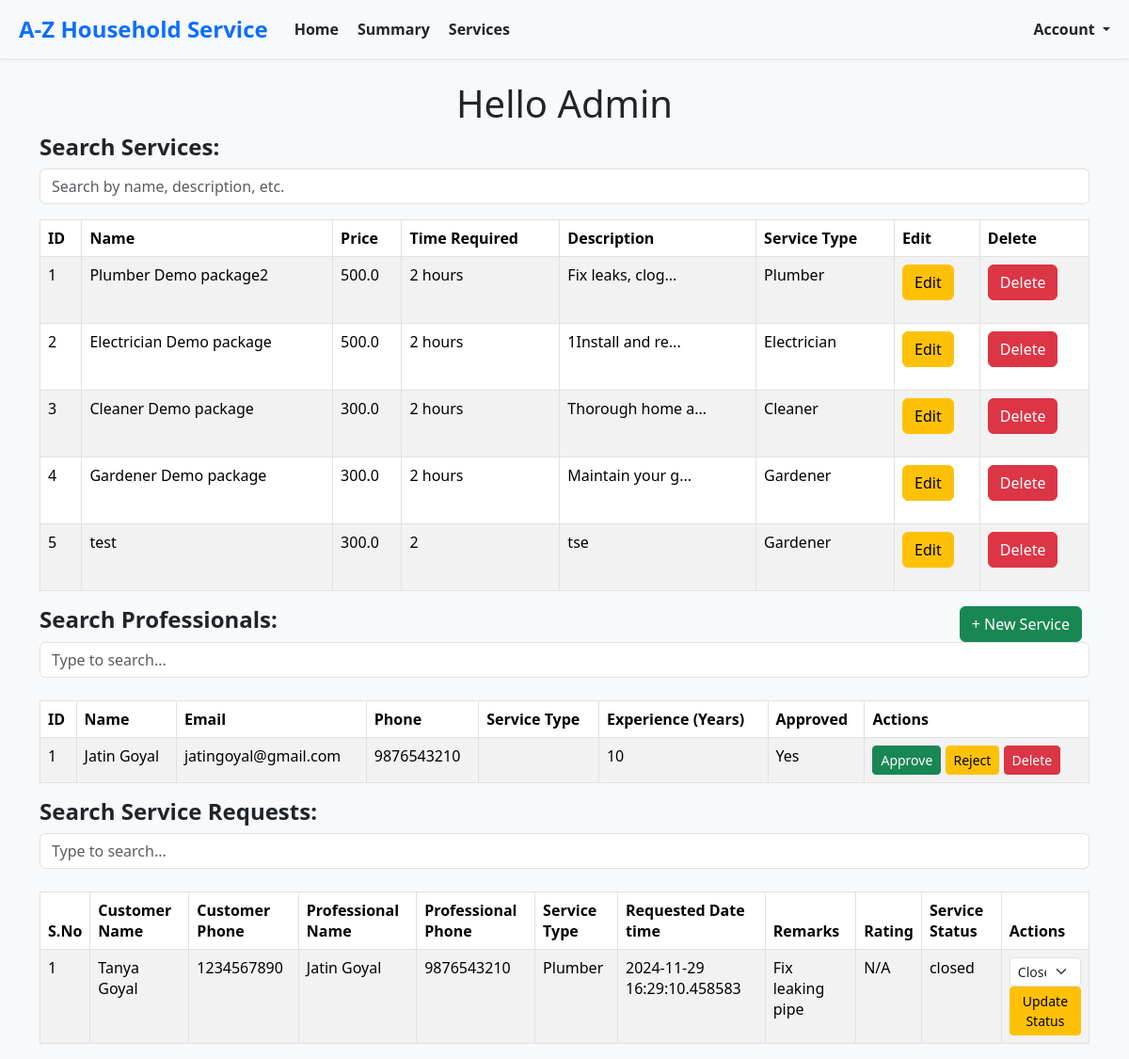
The app's page /admin/home (signed in), older data.
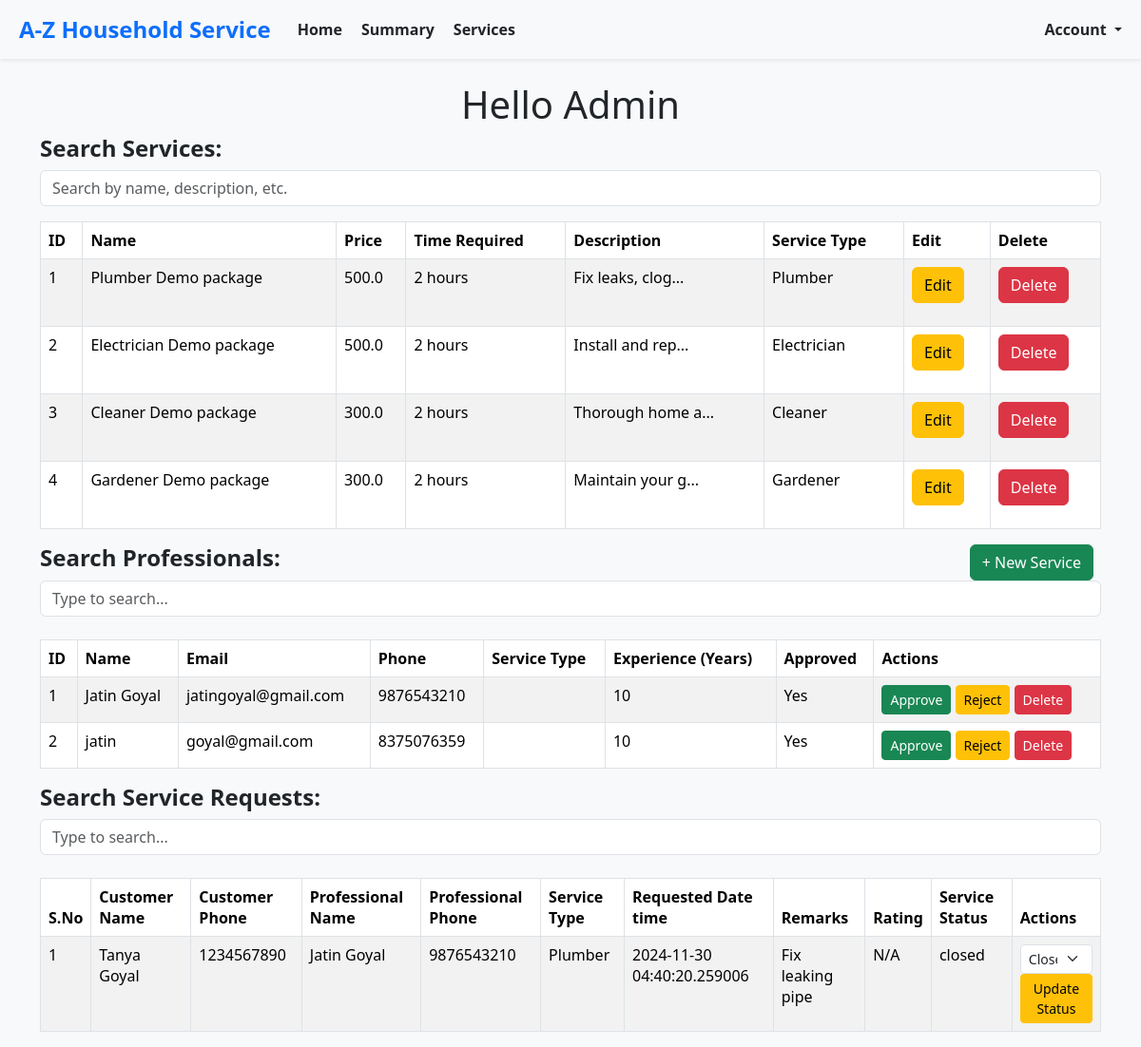
The same page, newer data.
### models.py (models this page shows, shortened)
class BaseModel(db.Model):
    __abstract__ = True  # This makes it an abstract class, not a table in the database
    id = db.Column(db.Integer, primary_key=True)
    created_at = db.Column(db.DateTime, default=datetime.utcnow, nullable=False)  # Ensure it's not nullable
    modified_at = db.Column(db.DateTime, default=datetime.utcnow, onupdate=datetime.utcnow, nullable=False)  # Ensure it's not nullable

class Service(BaseModel):
    __tablename__ = 'service'
    name = db.Column(db.String(150), nullable=False)
    base_price = db.Column(db.Float, nullable=True)  # Made nullable
    time_required = db.Column(db.String(50), nullable=True)  # Made nullable
    description = db.Column(db.Text, nullable=True)  # Made nullable
    professional_id = db.Column(db.Integer, db.ForeignKey('service_professional.id'), nullable=True)
    service_type_id= db.Column(db.Integer, nullable=True)  # Made nullable
    professional = db.relationship('ServiceProfessional', backref='services', lazy=True)

class ServiceProfessional(BaseModel):
    __tablename__ = 'service_professional'
    username = db.Column(db.String(150), unique=False, nullable=False)
    password_hash = db.Column(db.String(200), nullable=False)
    name = db.Column(db.String(150), nullable=False)  # Made nullable
    email = db.Column(db.String(150), unique=True, nullable=True)  # Made nullable
    phone = db.Column(db.String(20), unique=True, nullable=True)  # Made nullable
    experience = db.Column(db.Integer, nullable=True)  # Made nullable
    description = db.Column(db.Text, nullable=True)  # Made nullable
    approved = db.Column(db.Boolean, default=False, nullable=True)  # Made nullable
    service_type_id = db.Column(db.Integer, nullable=False)

class Customer(BaseModel):
    __tablename__ = 'customer'
    username = db.Column(db.String(150), unique=True, nullable=False)
    password_hash = db.Column(db.String(200), nullable=False)
    name = db.Column(db.String(150), nullable=True)  # Made nullable
    email = db.Column(db.String(150), unique=True, nullable=False)
    phone = db.Column(db.String(20), unique=True, nullable=False)
    address = db.Column(db.String(300), nullable=True)  # Made nullable
    pincode = db.Column(db.String(300), nullable=True)  # Made nullable

class ServiceRequest(BaseModel):
    __tablename__ = 'service_request'
    service_id = db.Column(db.Integer, db.ForeignKey('service.id'), nullable=True)  # Made nullable
    service_name = db.Column(db.String(50), nullable=False)  # Made nullable
    customer_id = db.Column(db.Integer, db.ForeignKey('customer.id'), nullable=False)
    professional_id = db.Column(db.Integer, db.ForeignKey('service_professional.id'), nullable=True)
    date_of_request = db.Column(db.DateTime, default=datetime.utcnow, nullable=True)  # Made nullable
    date_of_completion = db.Column(db.DateTime, nullable=True)  # Made nullable
    service_status = db.Column(db.String(50), default="requested", nullable=True)  # Made nullable
    service_type_id= db.Column(db.Integer, nullable=False)
    remarks = db.Column(db.Text, nullable=True)  # Made nullable
    rejected_by_professional_id= db.Column(db.Integer, nullable=True)  # Made nullable
    rating = db.Column(db.Text, nullable=True)  # Made nullable
    payment = db.relationship('Payment', backref='service_request', lazy=True)

### routes.py (the view)
@app.route('/admin/home')
@auth_required
def admin_home():
    professionals = ServiceProfessional.query.all()
    services = Service.query.all()
    service_requests = ServiceRequest.query.all()
    enriched_service_requests = enrich_service_requests(service_requests, None, create_id_mappings())
    services_new= enrich_services(services)
    return render_template(
        'admin/home.html',
        professionals=professionals,
        services=services_new,
        service_requests=enriched_service_requests,
        service_types=ServiceType.list_all(),
    )

### enums.py (called while the page is built)
    @classmethod
    def get_by_id(cls, id):
        for service_type in cls:
            if service_type.id == id:
                return service_type
        return None

    @classmethod
    def list_all(cls):
        return list(cls)

### routes.py (called while the page is built)
def auth_required(func):
    @wraps(func)
    def decorated_function(*args, **kwargs):
        if 'userId' in session:
            return func(*args, **kwargs)
        else:
            flash("Please log in first.", "warning")
            return redirect(url_for('login_post'))
    return decorated_function

def create_id_mappings():
    service_type_mapping = {st.id: st for st in ServiceType}
    customer_mapping = {c.id: c for c in Customer.query.all()}
    professional_mapping = {p.id: p for p in ServiceProfessional.query.all()}
    return {
        'service_type_mapping': service_type_mapping,
        'customer_mapping': customer_mapping,
        'professional_mapping': professional_mapping
    }

def enrich_services(services):
    enriched_services = []
    for service in services:
        service_type_name = ServiceType.get_by_id(service.service_type_id).display_name
        enriched_service = {
            'id': service.id,
            'name': service.name,
            'base_price': service.base_price,
            'time_required': service.time_required,
            'description': service.description[:15] + '...' if service.description and len(service.description) > 15 else service.description,
            'service_type_name': service_type_name,
        }
        enriched_services.append(enriched_service)
    return enriched_services

### templates/admin/home.html (shortened to what this page needs)
{% extends 'layout.html' %}
{% block content %}
    <div class="container">
        <h1 class="text-center">Hello Admin</h1>
        <div>
        {% include 'admin_services_list.html' %}
        </div>
        <button type="button" class="btn btn-success float-end me-2" data-bs-toggle="modal" data-bs-target="#newServiceModal">
            + New Service
        </button>
    {% include 'admin_professionals.html' %}
            {% include 'admin_service_requests.html' %}
    </div>
    {% endblock %}

### templates/layout.html (shortened to what this page needs)
<!DOCTYPE html>
<html lang="en">
<head>
    <link rel="stylesheet" href="https://cdn.jsdelivr.net/npm/bootstrap@5.3.3/dist/css/bootstrap.min.css">
</head>
<body>
    <div class="container-fluid">
        <div class="content mt-4">
            {% block content %}
            {% endblock %}
        </div>
    </div>
</body>
</html>

### templates/nav_bar_admin.html (shortened to what this page needs)
<nav class="navbar navbar-expand-lg navbar-light bg-light shadow-sm" style="background-color: #f8f9fa;">
    <div class="container-fluid">
        <a class="navbar-brand fw-bold text-primary" href="#" style="font-size: 1.5rem;">
            A-Z Household Service
        </a>
        <div class="collapse navbar-collapse" id="navbarNav">
            <ul class="navbar-nav me-auto">
                <li class="nav-item">
                    <a class="nav-link active text-dark fw-semibold" aria-current="page" href="/admin/home">
                         Home
                    </a>
                </li>
                <li class="nav-item">
                    <a class="nav-link text-dark fw-semibold" href="/admin/summary">
                         Summary
                    </a>
                </li>
                <li class="nav-item">
                    <a class="nav-link text-dark fw-semibold" href="/admin/services">
                         Services
                    </a>
                </li>
            </ul>
            <ul class="navbar-nav ms-auto">
                <li class="nav-item dropdown">
                    <a class="nav-link dropdown-toggle text-dark fw-semibold" href="#" id="userDropdown" role="button" data-bs-toggle="dropdown" aria-expanded="false">
                         Account
                    </a>
                </li>
            </ul>
        </div>
    </div>
</nav>

### templates/admin_services_list.html (shortened to what this page needs)
<div class="mb-3">
    <h4 for="searchInputRequests" class="form-label"><strong>Search Services:</strong></h4>
    <input type="text" class="form-control" id="tableSearch" placeholder="Search by name, description, etc." onkeyup="searchTable()">
</div>
<div class="table-responsive">
    <table class="table table-bordered table-striped" id="servicesTable">
        <thead>
            <tr>
                <th>ID</th>
                <th>Name</th>
                <th>Price</th>
                <th>Time Required</th>
                <th>Description</th>
                <th>Service Type</th>
                <th>Edit</th>
                <th>Delete</th>
            </tr>
        </thead>
        <tbody>
            {% for service in services %}
                <tr>
                    <td>{{ service.id }}</td>
                    <td>{{ service.name }}</td>
                    <td>{{ service.base_price }}</td>
                    <td>{{ service.time_required }}</td>
                    <td>
                        {{ service.description }}
                    </td>
                    <td>{{ service.service_type_name if service.service_type_name else 'Service Type Not Found' }}</td>
                    <td>
                        <button
                            type="button"
                            class="btn btn-warning"
                            data-bs-toggle="modal"
                            data-bs-target="#newServiceModal"
                            data-service-id="{{ service.id }}"
                            data-service-name="{{ service.name }}"
                            data-service-description="{{ service.description }}"
                            data-service-base-price="{{ service.base_price }}"
                            data-service-time-required="{{ service.time_required }}"
                            data-service-type-id="{{ service.service_type_id }}"
                            data-service-type-name="{{ service.service_type_name }}">
                            Edit
                        </button>
                    </td>
                    <td>
                        <form method="post" action="delete_service/{{ service.id }}" onsubmit="return confirm('Are you sure you want to delete this service?');">
                            <button type="submit" class="btn btn-danger">Delete</button>
                        </form>
                    </td>
                </tr>
            {% endfor %}
        </tbody>
    </table>
</div>

### templates/admin_professionals.html (shortened to what this page needs)
<div class="mb-4">
    <h4 for="searchInputProfessionals" class="form-label"><strong>Search Professionals:</strong></h4>
    <input type="text" id="searchInputProfessionals" class="form-control" placeholder="Type to search...">
</div>
<div class="table-responsive">
    <table class="table table-bordered table-striped" id="professionalsTable">
        <thead>
            <tr>
                <th>ID</th>
                <th>Name</th>
                <th>Email</th>
                <th>Phone</th>
                <th>Service Type</th>
                <th>Experience (Years)</th>
                <th>Approved</th>
                <th>Actions</th>
            </tr>
        </thead>
        <tbody>
            {% for professional in professionals %}
                <tr>
                    <td>{{ professional.id }}</td>
                    <td>{{ professional.name }}</td>
                    <td>{{ professional.email }}</td>
                    <td>{{ professional.phone }}</td>
                    <td>{{ professional.service_type }}</td>
                    <td>{{ professional.experience }}</td>
                    <td>{{ 'Yes' if professional.approved else 'No' }}</td>
                    <td>
                        <form method="post" action="/professionals/action" style="display:inline;">
                            <button class="btn btn-success btn-sm" type="submit">Approve</button>
                        </form>
                        <form method="post" action="/professionals/action" style="display:inline;">
                            <button class="btn btn-warning btn-sm" type="submit">Reject</button>
                        </form>
                        <form method="post" action="/professionals/action" style="display:inline;">
                            <button class="btn btn-danger btn-sm" type="submit">Delete</button>
                        </form>
                    </td>
                </tr>
            {% endfor %}
        </tbody>
    </table>
</div>

### templates/admin_service_requests.html (shortened to what this page needs)
<div class="mb-4">
    <h4 for="searchInputRequests" class="form-label"><strong>Search Service Requests:</strong></h4>
    <input type="text" id="searchInputRequests" class="form-control" placeholder="Type to search...">
</div>
<div class="table-responsive">
    <table class="table table-bordered table-striped" id="serviceRequestsTable">
        <thead>
            <tr>
                <th>S.No</th>
                <th>Customer Name</th>
                <th>Customer Phone</th>
                <th>Professional Name</th>
                <th>Professional Phone</th>
                <th>Service Type</th>
                <th>Requested Date time</th>
                <th>Remarks</th>
                <th>Rating</th>
                <th>Service Status</th>
                <th>Actions</th>
            </tr>
        </thead>
        <tbody>
            {% for request in service_requests %}
                <tr>
                    <td>{{ loop.index }}</td>
                    <td>{{ request.customer_name }}</td>
                    <td>{{ request.customer_phone }}</td>
                    <td>{{ request.professional_name }}</td>
                    <td>{{ request.professional_phone }}</td>
                    <td>{{ request.service_type_name }}</td>
                    <td>{{ request.date_of_request }}</td>
                    <td>{{ request.remarks }}</td>
                    <td>{{ request.service_request_rating }}</td>
                    <td>{{ request.status }}</td>
                    <td>
                        <form method="post" action="/service_requests/update_status" style="display:inline;">
                            <select name="status" class="form-select form-select-sm">
                                <option value="closed" {% if request.status == 'closed' %}selected{% endif %}>Closed</option>
                            </select>
                            <button class="btn btn-warning btn-sm" type="submit">Update Status</button>
                        </form>
                    </td>
                </tr>
            {% endfor %}
        </tbody>
    </table>
</div>

### templates/layout.html (style rules this page uses)
body { background-color: #f8f9fa; }
.navbar-brand { font-weight: bold; }

Row changes from the older to the newer data that the page shows:
removed Service: id "5", name "test", base_price "300.0", time_required "2", description "tse", service_type_name "Gardener"
changed Service: name "Plumber Demo package2" → "Plumber Demo package"
changed Service "Electrician Demo package": description "1Install and re..." → "Install and rep..."
added ServiceProfessional: id "2", name "jatin", email "goyal@gmail.com", phone "8375076359", experience "10", approved "Yes"
Text that changed along with them:
new list line: "1 Plumber N/A Update Status"
new list line: "Tanya Goyal 1234567890"
new list line: "Jatin Goyal 9876543210"
new list line: "2024-11-30 04:40:20.259006 Fix leaking pipe closed Closed"
list line gone: "1 Plumber N/A Update Status"
list line gone: "Tanya Goyal 1234567890"
list line gone: "Jatin Goyal 9876543210"
list line gone: "2024-11-29 16:29:10.458583 Fix leaking pipe closed Closed"
